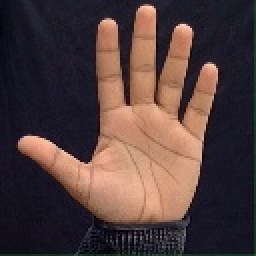
#> input picture inference/09d7c28c-8138-4292-acb7-8504913ff796.jpg, 128 x 128 px (shown 2 times larger)
$ python -i preprocessing.py   (imports and definitions only)
#> lines starting #> are read from the running program, lines starting #| are printed output that depends on the picture; after the words box and inside, x2 and y2 are one past the last pixel; in counts of white or black regions, pixels touching at a corner belong together
import cv2
import numpy as np
from PIL import Image
from PIL import ImageFilter

def mild_blur(pil_img: Image.Image) -> Image.Image:
    return pil_img.filter(ImageFilter.GaussianBlur(radius=1))


def crop_to_hand(pil_img: Image.Image) -> Image.Image:
    # Convert PIL image to OpenCV BGR array
    arr = cv2.cvtColor(np.array(pil_img), cv2.COLOR_RGB2BGR)
#> arr is the input picture: shape (128, 128, 3); mean B, G, R 60.5, 61.8, 81
    gray = cv2.cvtColor(arr, cv2.COLOR_BGR2GRAY)
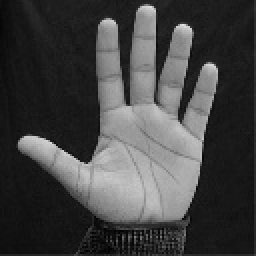
#> gray: shape (128, 128) (shown 2 times larger); min 1, max 227, mean 67.4
    # Threshold to isolate hand (white bg → darker hand)
    _, thresh = cv2.threshold(gray, 30, 255, cv2.THRESH_BINARY_INV + cv2.THRESH_OTSU)
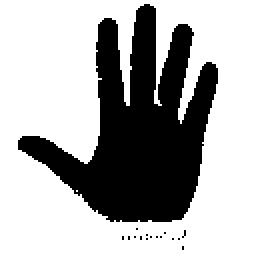
#> thresh: shape (128, 128) (shown 2 times larger); 67.9% white; 16 black regions (15 under 20 px), largest, box (x1, y1, x2, y2) and area: (9, 2, 109, 111) 5236
    # Find contours
    cnts, _ = cv2.findContours(thresh, cv2.RETR_EXTERNAL, cv2.CHAIN_APPROX_SIMPLE)
#> cnts = [[[0, 0], [0, 127], [127, 127], [127, 0]]]
    if not cnts:
        return pil_img
    # Take the largest contour
    c = max(cnts, key=cv2.contourArea)
#> c = [[0, 0], [0, 127], [127, 127], [127, 0]]
    x, y, w, h = cv2.boundingRect(c)
#> x = 0; y = 0; w = 128; h = 128
    cropped = arr[y : y + h, x : x + w]
    # Convert back to PIL RGB
    cropped_rgb = cv2.cvtColor(cropped, cv2.COLOR_BGR2RGB)
    return Image.fromarray(cropped_rgb)

>>> import cv2
>>> picture = cv2.cvtColor(cv2.imread('../09d7c28c-8138-4292-acb7-8504913ff796.jpg'), cv2.COLOR_BGR2RGB)
>>> result = crop_to_hand(picture)
